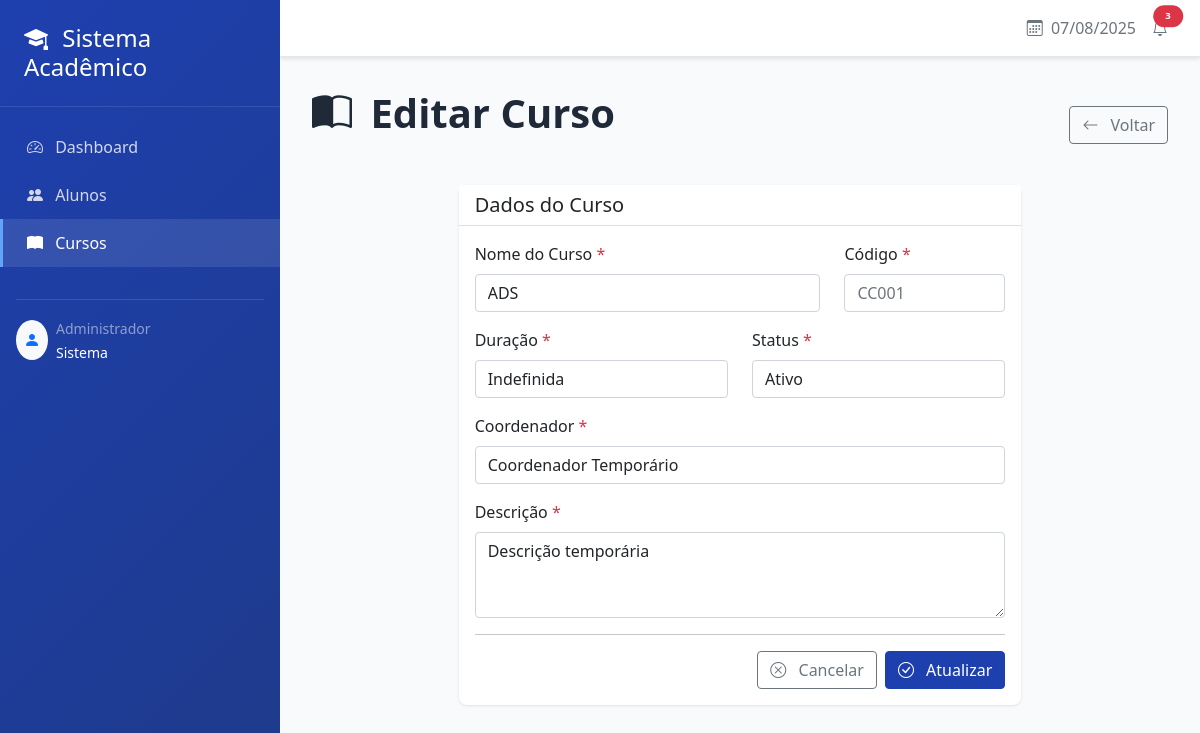
The app's page /cursos/1/editar/ (signed in) with its own data.
### people/models.py (models this page shows, shortened)
class Curso(models.Model):
    STATUS_CHOICES = [
        ('ativo', 'Ativo'),
        ('inativo', 'Inativo'),
    ]
    nome = models.CharField(max_length=200, verbose_name='Nome do Curso')
    codigo = models.CharField(max_length=10, unique=True, null=True, blank=True, verbose_name='Código')
    duracao = models.CharField(max_length=50, default='Indefinida', verbose_name='Duração')
    descricao = models.TextField(default='Descrição temporária', verbose_name='Descrição')
    coordenador = models.CharField(max_length=200, default='Coordenador Temporário', verbose_name='Coordenador')
    status = models.CharField(max_length=10, choices=STATUS_CHOICES, default='ativo')
    data_criacao = models.DateTimeField(default=timezone.now)
    data_atualizacao = models.DateTimeField(auto_now=True)
    class Meta:
        verbose_name = 'Curso'
        verbose_name_plural = 'Cursos'
        ordering = ['nome']

### people/views.py (the view, shortened to what this page needs)
# urls.py: path('cursos/<int:pk>/editar/', EditarCursoView.as_view(), name='editar_curso'),
@method_decorator(login_required, name='dispatch')
class EditarCursoView(TitleMixin, UpdateView):
    model = Curso
    form_class = CursoForm
    template_name = 'core/form_curso.html'
    success_url = reverse_lazy('lista_cursos')
    title = 'Editar Curso'

### people/forms.py
class CursoForm(forms.ModelForm):
    class Meta:
        model = Curso
        fields = ['nome', 'codigo', 'duracao', 'descricao', 'coordenador', 'status']
        widgets = {
            'nome': forms.TextInput(attrs={
                'class': 'form-control',
                'placeholder': 'Nome do curso'
            }),
            'codigo': forms.TextInput(attrs={
                'class': 'form-control',
                'placeholder': 'CC001'
            }),
            'duracao': forms.TextInput(attrs={
                'class': 'form-control',
                'placeholder': '8 semestres'
            }),
            'descricao': forms.Textarea(attrs={
                'class': 'form-control',
                'rows': 3,
                'placeholder': 'Descrição do curso...'
            }),
            'coordenador': forms.TextInput(attrs={
                'class': 'form-control',
                'placeholder': 'Prof. Dr. João Silva'
            }),
            'status': forms.Select(attrs={
                'class': 'form-control'
            }),
        }

### people/mixins.py (called while the page is built)
    def get_context_data(self, **kwargs):
        context = super().get_context_data(**kwargs)
        context['titulo'] = self.title
        return context

### people/templates/core/form_curso.html (shortened to what this page needs)
{% extends 'base.html' %}
{% block content %}
<div class="d-flex justify-content-between align-items-center mb-4">
    <h1 class="page-title">
        <i class="bi bi-book-half me-2"></i>
        {{ titulo }}
    </h1>
    <a href="{% url 'lista_cursos' %}" class="btn btn-outline-secondary">
        <i class="bi bi-arrow-left me-2"></i>
        Voltar
    </a>
</div>
<div class="row justify-content-center">
    <div class="col-lg-8">
        <div class="card">
            <div class="card-header bg-white">
                <h5 class="card-title mb-0">Dados do Curso</h5>
            </div>
            <div class="card-body">
                <form method="POST">
                    <div class="row">
                        <div class="col-md-8 mb-3">
                            <label for="{{ form.nome.id_for_label }}" class="form-label">
                                {{ form.nome.label }} <span class="text-danger">*</span>
                            </label>
                            {{ form.nome }}
                        </div>
                        <div class="col-md-4 mb-3">
                            <label for="{{ form.codigo.id_for_label }}" class="form-label">
                                {{ form.codigo.label }} <span class="text-danger">*</span>
                            </label>
                            {{ form.codigo }}
                        </div>
                    </div>
                    <div class="row">
                        <div class="col-md-6 mb-3">
                            <label for="{{ form.duracao.id_for_label }}" class="form-label">
                                {{ form.duracao.label }} <span class="text-danger">*</span>
                            </label>
                            {{ form.duracao }}
                        </div>
                        <div class="col-md-6 mb-3">
                            <label for="{{ form.status.id_for_label }}" class="form-label">
                                {{ form.status.label }} <span class="text-danger">*</span>
                            </label>
                            {{ form.status }}
                        </div>
                    </div>
                    <div class="mb-3">
                        <label for="{{ form.coordenador.id_for_label }}" class="form-label">
                            {{ form.coordenador.label }} <span class="text-danger">*</span>
                        </label>
                        {{ form.coordenador }}
                    </div>
                    <div class="mb-3">
                        <label for="{{ form.descricao.id_for_label }}" class="form-label">
                            {{ form.descricao.label }} <span class="text-danger">*</span>
                        </label>
                        {{ form.descricao }}
                    </div>
                    <hr>
                    <div class="d-flex justify-content-end gap-2">
                        <a href="{% url 'lista_cursos' %}" class="btn btn-outline-secondary">
                            <i class="bi bi-x-circle me-2"></i>
                            Cancelar
                        </a>
                        <button type="submit" class="btn btn-primary">
                            <i class="bi bi-check-circle me-2"></i>
                            {% if form.instance.pk %}Atualizar{% else %}Cadastrar{% endif %}
                        </button>
                    </div>
                </form>
            </div>
        </div>
    </div>
</div>
{% endblock %}

### templates/base.html (style rules this page uses)
:root { --primary-color: #1e40af; --secondary-color: #3b82f6; --success-color: #10b981; --warning-color: #f59e0b; --danger-color: #ef4444; --sidebar-width: 280px; }
body { background-color: #f8fafc; font-family: 'Segoe UI', Tahoma, Geneva, Verdana, sans-serif; }
.card { border: none; box-shadow: 0 1px 3px rgba(0, 0, 0, 0.1); border-radius: 0.5rem; transition: box-shadow 0.3s ease; }
.btn-primary { background-color: var(--primary-color); border-color: var(--primary-color); }
.page-title { color: #1f2937; font-weight: 700; margin-bottom: 1.5rem; }

### records on screen
Curso: nome "ADS", duracao "Indefinida", status "Ativo", coordenador "Coordenador Temporário", descricao "Descrição temporária"

### other values on screen
{{ titulo }} "Editar Curso"
